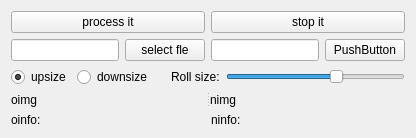
      <widget class="QWidget" name="tab_5">
       <attribute name="title">
        <string>Pyramids</string>
       </attribute>
       <layout class="QVBoxLayout" name="verticalLayout_6">
        <item>
         <layout class="QHBoxLayout" name="horizontalLayout_21">
          <item>
           <widget class="QPushButton" name="pushButton_19">
            <property name="text">
             <string>process it</string>
            </property>
           </widget>
          </item>
          <item>
           <widget class="QPushButton" name="pushButton_20">
            <property name="text">
             <string>stop it</string>
            </property>
           </widget>
          </item>
         </layout>
        </item>
        <item>
         <layout class="QHBoxLayout" name="horizontalLayout_20">
          <item>
           <widget class="QLineEdit" name="lineEdit_9"/>
          </item>
          <item>
           <widget class="QPushButton" name="pushButton_17">
            <property name="text">
             <string>select fle</string>
            </property>
           </widget>
          </item>
          <item>
           <widget class="QLineEdit" name="lineEdit_10"/>
          </item>
          <item>
           <widget class="QPushButton" name="pushButton_18">
            <property name="text">
             <string>PushButton</string>
            </property>
           </widget>
          </item>
         </layout>
        </item>
        <item>
         <layout class="QHBoxLayout" name="horizontalLayout_17">
          <item>
           <widget class="QRadioButton" name="radioButton_12">
            <property name="text">
             <string>upsize</string>
            </property>
            <property name="checked">
             <bool>true</bool>
            </property>
           </widget>
          </item>
          <item>
           <widget class="QRadioButton" name="radioButton_11">
            <property name="text">
             <string>downsize</string>
            </property>
           </widget>
          </item>
          <item>
           <widget class="QLabel" name="label_26">
            <property name="text">
             <string/>
            </property>
           </widget>
          </item>
          <item>
           <widget class="QLabel" name="label_27">
            <property name="text">
             <string>Roll size:</string>
            </property>
           </widget>
          </item>
          <item>
           <widget class="QSlider" name="horizontalSlider_8">
            <property name="minimum">
             <number>1</number>
            </property>
            <property name="maximum">
             <number>9</number>
            </property>
            <property name="value">
             <number>6</number>
            </property>
            <property name="orientation">
             <enum>Qt::Horizontal</enum>
            </property>
           </widget>
          </item>
         </layout>
        </item>
        <item>
         <widget class="QSplitter" name="splitter_5">
          <property name="sizePolicy">
           <sizepolicy hsizetype="Expanding" vsizetype="Expanding">
            <horstretch>0</horstretch>
            <verstretch>0</verstretch>
           </sizepolicy>
          </property>
          <property name="orientation">
           <enum>Qt::Horizontal</enum>
          </property>
          <widget class="QLabel" name="label_30">
           <property name="sizePolicy">
            <sizepolicy hsizetype="Preferred" vsizetype="Expanding">
             <horstretch>0</horstretch>
             <verstretch>0</verstretch>
            </sizepolicy>
           </property>
           <property name="text">
            <string>oimg</string>
           </property>
          </widget>
          <widget class="QWidget" name="layoutWidget_8">
           <layout class="QGridLayout" name="gridLayout_5">
            <item row="0" column="0">
             <widget class="QLabel" name="label_31">
              <property name="sizePolicy">
               <sizepolicy hsizetype="Preferred" vsizetype="Preferred">
                <horstretch>0</horstretch>
                <verstretch>0</verstretch>
               </sizepolicy>
              </property>
              <property name="text">
               <string>nimg</string>
              </property>
             </widget>
            </item>
           </layout>
          </widget>
         </widget>
        </item>
        <item>
         <layout class="QHBoxLayout" name="horizontalLayout_18">
          <item>
           <widget class="QLabel" name="label_28">
            <property name="sizePolicy">
             <sizepolicy hsizetype="Preferred" vsizetype="Minimum">
              <horstretch>0</horstretch>
              <verstretch>0</verstretch>
             </sizepolicy>
            </property>
            <property name="maximumSize">
             <size>
              <width>16777215</width>
              <height>32</height>
             </size>
            </property>
            <property name="text">
             <string>oinfo:</string>
            </property>
           </widget>
          </item>
          <item>
           <widget class="QLabel" name="label_29">
            <property name="sizePolicy">
             <sizepolicy hsizetype="Preferred" vsizetype="Minimum">
              <horstretch>0</horstretch>
              <verstretch>0</verstretch>
             </sizepolicy>
            </property>
            <property name="maximumSize">
             <size>
              <width>16777215</width>
              <height>32</height>
             </size>
            </property>
            <property name="text">
             <string>ninfo:</string>
            </property>
           </widget>
          </item>
         </layout>
        </item>
       </layout>
      </widget>
